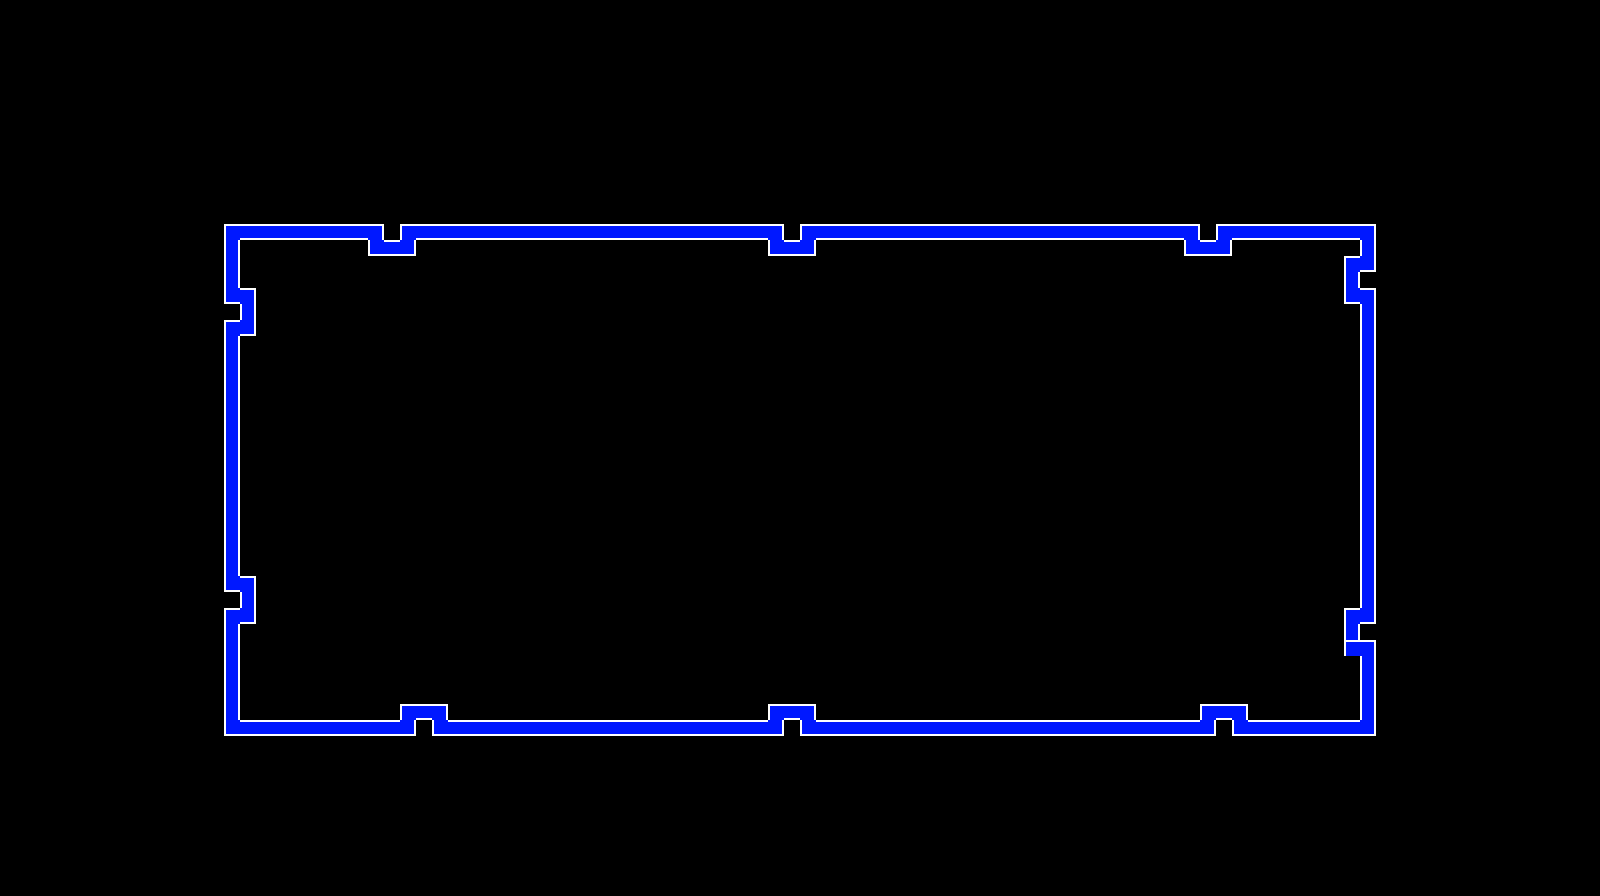

A 2D game scene composited from a Tiled map and its tileset images. What follows is a short description and the map's XML, with each tile layer's data collapsed to a summary:
An orthogonal 100x56 tile map with 16x16 px tiles, 1 tile layer (Tile Layer 1), 2 tilesets.

<map version="1.10" tiledversion="1.10.2" orientation="orthogonal" renderorder="right-down" width="100" height="56" tilewidth="16" tileheight="16" infinite="0" nextlayerid="2" nextobjectid="1">
 <tileset firstgid="1" source="../urbanRPG.tsx" />
 <tileset firstgid="487" source="../Colours.tsx" />
 <layer id="1" name="Tile Layer 1" width="100" height="56">
  <data>[5600 cells, 224 non-empty, 6 distinct tile ids]</data>
 </layer>
</map>
